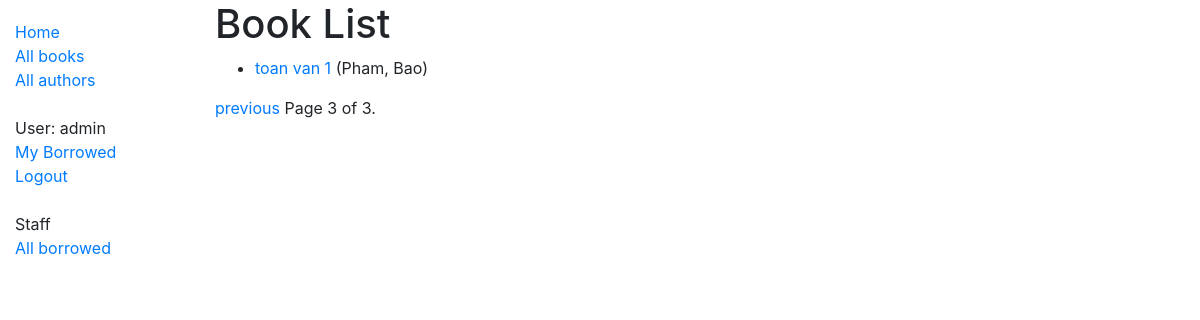
Page /catalog/bookss?page=4 (signed in) on the earlier database version.
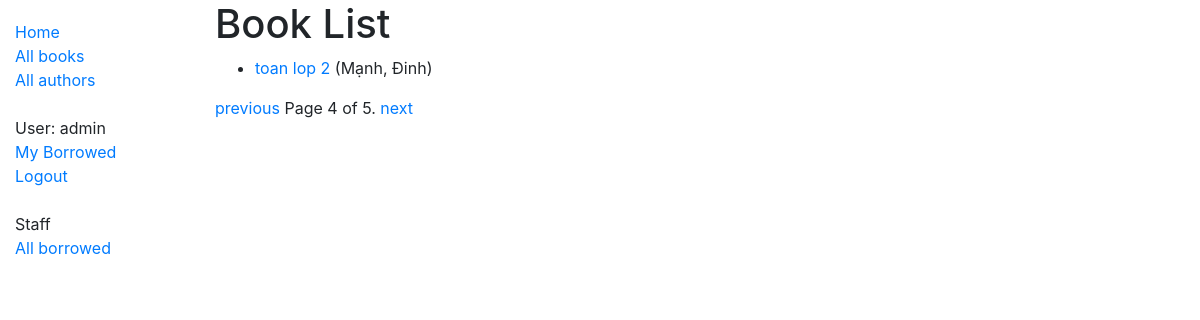
Same page on the later database version.
### catalog/models.py (models this page shows, shortened)
class Book(models.Model):
    title = models.CharField(max_length=200)
    author = models.ForeignKey('Author', on_delete=models.SET_NULL, null=True)
    summary = models.TextField(max_length=1000, help_text="Enter a brief description about the book")
    isbn = models.CharField("ISBN", max_length=13, help_text='13 Character <a href="https://www.isbn-'
                                                             'international.org/content/what-isbn">ISBN number</a>')
    genre = models.ManyToManyField(Gerne, help_text="Select a gerne for this book")
    def display_genre(self):
        return ', '.join(genre.name for genre in self.genre.all())
    display_genre.short_description = "Genre"
    def get_absolute_url(self):
        return reverse('book-detail', args=[str(self.id)])

class Author(models.Model):
    first_name = models.CharField(max_length=100)
    last_name = models.CharField(max_length=100)
    date_of_birth = models.DateField(null=True, blank=True)
    date_of_death = models.DateField('Died', null=True, blank=True)
    objects = models.Manager()
    name = AuthorManager()
    class Meta:
        ordering = ['last_name', 'first_name']
    def __str__(self):
        return f'{self.last_name}, {self.first_name}'

### catalog/views.py (the view)
# urls.py: path('bookss', views.book_list_view, name='list-book')
def book_list_view(request):
    object_list = Book.objects.all()
    paginator = Paginator(object_list, 1)
    page = request.GET.get('page')
    try:
        books = paginator.page(page)
    except PageNotAnInteger:
        books = paginator.page(1)
    except EmptyPage:
        books = paginator.page(paginator.num_pages)
    return render(request, 'catalog/books-func.html', {'page': page,
                                                       'books': books})

### catalog/templates/catalog/books-func.html
{% extends "base_generic.html" %}
{% block content %}
  <h1>Book List</h1>
  {% if books %}
  <ul>
    {% for book in books %}
      <li>
        <a href="{{ book.get_absolute_url }}">{{ book.title }}</a> ({{book.author}})
      </li>
    {% endfor %}
  </ul>
  {% else %}
    <p>There are no books in the library.</p>
  {% endif %}
{% include "pagination.html" with page=books %}
{% endblock %}

Differences in the rows shown:
no longer on this page (row unchanged): Book: title "toan van 1", author "Pham, Bao"
added Book: title "toan lop 2", author "Mạnh, Đinh"
Other differences:
{{ page.number }}: "3" → "4"
{{ page.paginator.num_pages }}: "3" → "5"
text now shown: "next"
